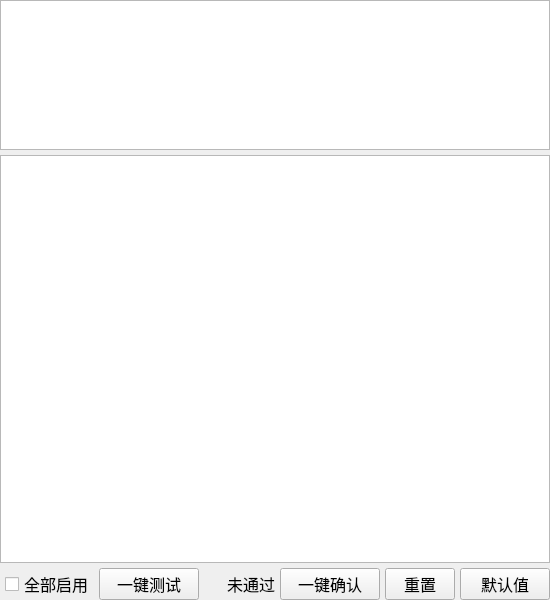
<?xml version="1.0" encoding="UTF-8"?>
<ui version="4.0">
 <class>BatchTestWidget</class>
 <widget class="QWidget" name="BatchTestWidget">
  <property name="geometry">
   <rect>
    <x>0</x>
    <y>0</y>
    <width>550</width>
    <height>600</height>
   </rect>
  </property>
  <property name="font">
   <font>
    <pointsize>9</pointsize>
    <bold>true</bold>
   </font>
  </property>
  <property name="windowTitle">
   <string>Form</string>
  </property>
  <layout class="QVBoxLayout" name="verticalLayout">
   <property name="spacing">
    <number>5</number>
   </property>
   <property name="leftMargin">
    <number>0</number>
   </property>
   <property name="topMargin">
    <number>0</number>
   </property>
   <property name="rightMargin">
    <number>0</number>
   </property>
   <property name="bottomMargin">
    <number>0</number>
   </property>
   <item>
    <widget class="QPlainTextEdit" name="textEditLog">
     <property name="maximumSize">
      <size>
       <width>16777215</width>
       <height>150</height>
      </size>
     </property>
     <property name="sizeIncrement">
      <size>
       <width>0</width>
       <height>150</height>
      </size>
     </property>
    </widget>
   </item>
   <item>
    <widget class="QTableView" name="tableView_test_items">
     <property name="minimumSize">
      <size>
       <width>0</width>
       <height>0</height>
      </size>
     </property>
     <property name="maximumSize">
      <size>
       <width>16777215</width>
       <height>16777215</height>
      </size>
     </property>
     <property name="focusPolicy">
      <enum>Qt::FocusPolicy::NoFocus</enum>
     </property>
     <property name="selectionMode">
      <enum>QAbstractItemView::SelectionMode::SingleSelection</enum>
     </property>
     <property name="selectionBehavior">
      <enum>QAbstractItemView::SelectionBehavior::SelectRows</enum>
     </property>
     <attribute name="horizontalHeaderHighlightSections">
      <bool>false</bool>
     </attribute>
     <attribute name="verticalHeaderVisible">
      <bool>false</bool>
     </attribute>
     <attribute name="verticalHeaderHighlightSections">
      <bool>false</bool>
     </attribute>
    </widget>
   </item>
   <item>
    <layout class="QHBoxLayout" name="horizontalLayout_8">
     <property name="spacing">
      <number>5</number>
     </property>
     <property name="leftMargin">
      <number>5</number>
     </property>
     <item>
      <widget class="QCheckBox" name="checkBox_enable_all">
       <property name="font">
        <font>
         <pointsize>12</pointsize>
         <bold>false</bold>
        </font>
       </property>
       <property name="cursor">
        <cursorShape>PointingHandCursor</cursorShape>
       </property>
       <property name="text">
        <string>全部启用</string>
       </property>
      </widget>
     </item>
     <item>
      <widget class="QPushButton" name="pbtn_batch_test_start">
       <property name="minimumSize">
        <size>
         <width>100</width>
         <height>0</height>
        </size>
       </property>
       <property name="maximumSize">
        <size>
         <width>110</width>
         <height>16777215</height>
        </size>
       </property>
       <property name="font">
        <font>
         <pointsize>12</pointsize>
         <bold>false</bold>
        </font>
       </property>
       <property name="cursor">
        <cursorShape>PointingHandCursor</cursorShape>
       </property>
       <property name="text">
        <string>一键测试</string>
       </property>
      </widget>
     </item>
     <item>
      <spacer name="horizontalSpacer">
       <property name="orientation">
        <enum>Qt::Orientation::Horizontal</enum>
       </property>
       <property name="sizeHint" stdset="0">
        <size>
         <width>40</width>
         <height>20</height>
        </size>
       </property>
      </spacer>
     </item>
     <item>
      <widget class="QLabel" name="labelTestResult">
       <property name="font">
        <font>
         <pointsize>12</pointsize>
         <bold>false</bold>
        </font>
       </property>
       <property name="text">
        <string>未通过</string>
       </property>
      </widget>
     </item>
     <item>
      <widget class="QPushButton" name="pbtn_batch_success">
       <property name="minimumSize">
        <size>
         <width>100</width>
         <height>0</height>
        </size>
       </property>
       <property name="maximumSize">
        <size>
         <width>110</width>
         <height>16777215</height>
        </size>
       </property>
       <property name="font">
        <font>
         <pointsize>12</pointsize>
         <bold>false</bold>
        </font>
       </property>
       <property name="cursor">
        <cursorShape>PointingHandCursor</cursorShape>
       </property>
       <property name="text">
        <string>一键确认</string>
       </property>
      </widget>
     </item>
     <item>
      <widget class="QPushButton" name="pbtn_reset">
       <property name="minimumSize">
        <size>
         <width>70</width>
         <height>0</height>
        </size>
       </property>
       <property name="maximumSize">
        <size>
         <width>70</width>
         <height>16777215</height>
        </size>
       </property>
       <property name="font">
        <font>
         <pointsize>12</pointsize>
         <bold>false</bold>
        </font>
       </property>
       <property name="cursor">
        <cursorShape>PointingHandCursor</cursorShape>
       </property>
       <property name="text">
        <string>重置</string>
       </property>
      </widget>
     </item>
     <item>
      <widget class="QPushButton" name="pbtn_browse_default_values">
       <property name="minimumSize">
        <size>
         <width>90</width>
         <height>0</height>
        </size>
       </property>
       <property name="maximumSize">
        <size>
         <width>70</width>
         <height>16777215</height>
        </size>
       </property>
       <property name="font">
        <font>
         <pointsize>12</pointsize>
         <bold>false</bold>
        </font>
       </property>
       <property name="cursor">
        <cursorShape>PointingHandCursor</cursorShape>
       </property>
       <property name="text">
        <string>默认值</string>
       </property>
      </widget>
     </item>
    </layout>
   </item>
  </layout>
 </widget>
 <resources/>
 <connections/>
</ui>
